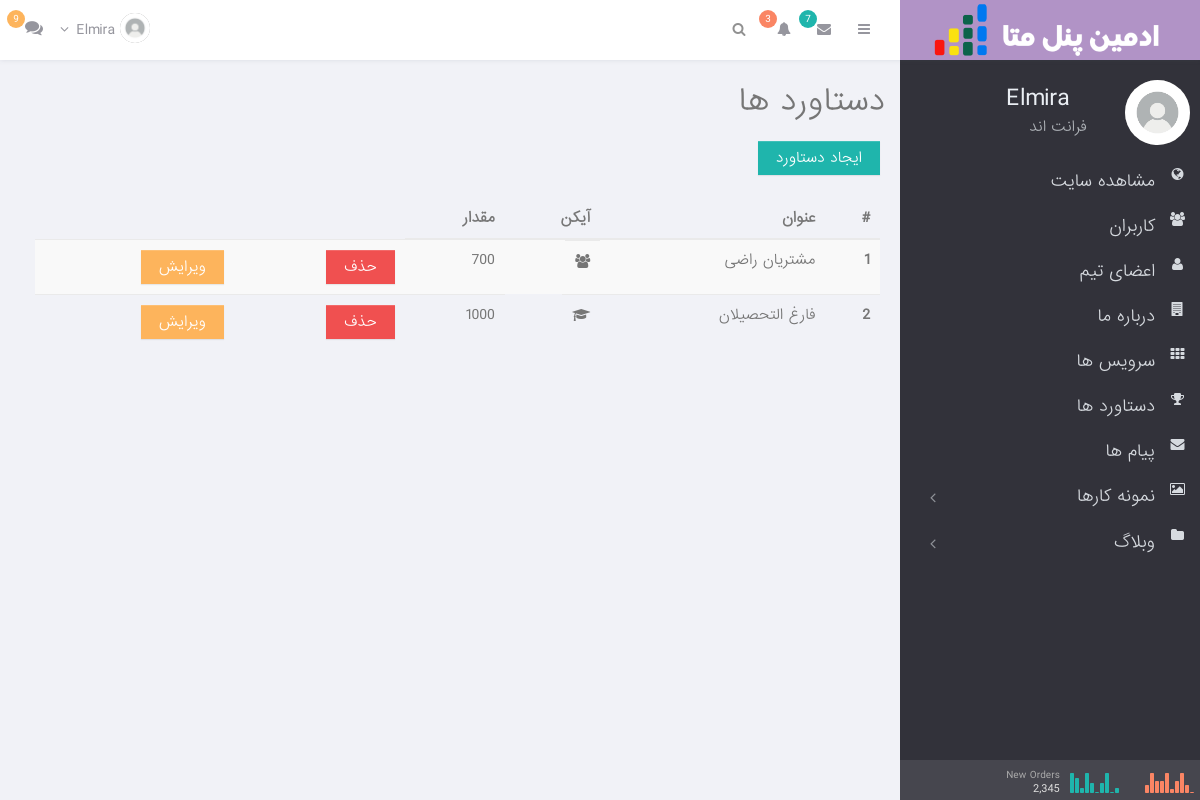
The app's page /dashboard/home/app/stats-section/list/ (signed in) with its own data.
### account/models.py (models this page shows, shortened)
class Member(AbstractBaseUser):
    full_name = models.CharField(max_length=200)
    phone_number = models.CharField(unique=True , max_length=11 , verbose_name="شماره تلفن" , null= True , blank= True)
    email = models.EmailField(unique=True)  # ایمیل به عنوان فیلد یکتا (ضروری برای ورود)
    avatar = models.ImageField(upload_to="avatar/" , blank=True , null=True , verbose_name='تصویر پروفایل')
    role = models.CharField(max_length=100,null= True , blank= True , verbose_name="نقش" )
    created = models.DateTimeField(null= True , blank= True , auto_now_add= True , verbose_name="تاریخ عضویت")
    is_active = models.BooleanField(default=True , verbose_name='آیا کاربر فعاله ؟')
    is_admin = models.BooleanField(default=False , verbose_name='آیا کاربر ادمین است ؟')
    is_superuser = models.BooleanField(default=False , verbose_name='آیا کاربر مدیر است ؟')
    USERNAME_FIELD = 'phone_number'
    REQUIRED_FIELDS = ['full_name','email']
    objects = UserManager()
    class Meta:
        verbose_name  = "کاربر"
        verbose_name_plural = "کاربران"

### home/models.py (models this page shows, shortened)
class StatsSection(models.Model):
    ICON_CHOICES = [
        ('globe','کره'),
        ('users','کاربران'),
        ('thumbs-up','لایک'),
        ('trophy','جام'),
        ('edit','ویرایش'),
        ('gift','جایزه'),
        ('graduation-cap','کلاه فارغ التحصیل'),
        ('code','کد'),
        ('bolt','صاعقه'),
    ]
    title = models.CharField(max_length=120 , verbose_name="عنوان آمار")
    icon = models.CharField(choices=ICON_CHOICES , default='globe' ,max_length=100, verbose_name="آیکن")
    value = models.PositiveIntegerField(verbose_name="مقدار")

### dashboard/views.py (the view)
# urls.py: path('stats-section/list/', views.StatsSectionListView.as_view(),name='stats_list'),
class StatsSectionListView(ListView):
    model = StatsSection
    template_name = 'home-dashboard/stats_list.html'
    context_object_name = 'statss'

### meta/context_processors.py (called while the page is built)
def static_path(request):
    return {"STATIC_PATH": settings.STATIC_URL}

### dashboard/templates/home-dashboard/stats_list.html (shortened to what this page needs)
{% extends 'dashboard-base.html' %}
 {% block title %}
    <h1 class="title">دستاورد ها</h1>
 {% endblock %}
{% block admin_content %}
<div style="direction: rtl; text-align: right; padding: 0 20px;">
<a href="{% url 'dashboard:stats_create' %}" class="btn btn-primary">ایجاد دستاورد </a>
<br>
<br>
  <table class="table table-dark table-striped text-right">
  <thead>
    <tr>
      <th scope="col">#</th>
      <th scope="col">عنوان</th>
      <th scope="col">آیکن</th>
      <th scope="col">مقدار</th>
    </tr>
  </thead>
  <tbody>
  {% for stats in statss %}
    <tr>
      <th scope="row">{{forloop.counter}}</th>
      <td>{{stats.title}}</td>
      <td class="fa fa-{{stats.icon}}"></td>
      <td>{{stats.value}}</td>
      <td><a class="btn btn-danger" href="{% url 'dashboard:stats_delete' stats.pk %}">حذف</a></td>
      <td><a  class="btn btn-warning" href="{% url 'dashboard:stats_update' stats.pk %}">ویرایش</a></td>
    </tr>
  {% endfor %}
  </tbody>
</table>
{% endblock %}

### templates/dashboard-base.html (shortened to what this page needs)
<!DOCTYPE html>
<html class=" ">
<head>
        <link href="{{ STATIC_PATH }}admin_pannel/plugins/pace/pace-theme-flash.css" rel="stylesheet" type="text/css" media="screen"/>
        <link href="{{ STATIC_PATH }}admin_pannel/plugins/bootstrap/css/bootstrap.min.css" rel="stylesheet" type="text/css"/>
        <link href="{{ STATIC_PATH }}admin_pannel/plugins/bootstrap/css/bootstrap-theme.min.css" rel="stylesheet" type="text/css"/>
        <link href="{{ STATIC_PATH }}admin_pannel/fonts/font-awesome/css/font-awesome.css" rel="stylesheet" type="text/css"/>
        <link href="{{ STATIC_PATH }}admin_pannel/css/animate.min.css" rel="stylesheet" type="text/css"/>
        <link href="{{ STATIC_PATH }}admin_pannel/plugins/perfect-scrollbar/perfect-scrollbar.css" rel="stylesheet" type="text/css"/>
        <link href="{{ STATIC_PATH }}admin_pannel/plugins/icheck/skins/minimal/white.css" rel="stylesheet" type="text/css" media="screen"/><link href="{{ STATIC_PATH }}admin_pannel/plugins/jvectormap/jquery-jvectormap-2.0.1.css" rel="stylesheet" type="text/css" media="screen"/>
        <link href="{{ STATIC_PATH }}admin_pannel/css/style.css" rel="stylesheet" type="text/css"/>
        <link href="{{ STATIC_PATH }}admin_pannel/css/responsive.css" rel="stylesheet" type="text/css"/>
    </head>
    <body class=" ">
        <div class='page-topbar '>
            <div class='logo-area'>
            </div>
            <div class='quick-area'>
                <div class='pull-left'>
                    <ul class="info-menu left-links list-inline list-unstyled">
                        <li class="sidebar-toggle-wrap">
                            <a href="#" data-toggle="sidebar" class="sidebar_toggle">
                                <i class="fa fa-bars"></i>
                            </a>
                        </li>
                        <li class="">
                            <a href="#" data-toggle="dropdown" class="toggle">
                                <i class="fa fa-envelope"></i>
                                <span class="badge badge-primary">7</span>
                            </a>
                        </li>
                        <li class="">
                            <a href="#" data-toggle="dropdown" class="toggle">
                                <i class="fa fa-bell"></i>
                                <span class="badge badge-orange">3</span>
                            </a>
                        </li>
                        <li class="hidden-sm hidden-xs searchform">
                            <div class="input-group">
                                <span class="input-group-addon input-focus">
                                    <i class="fa fa-search"></i>
                                </span>
                            </div>
                        </li>
                    </ul>
                </div>
                <div class='pull-right'>
  <ul class="info-menu right-links list-inline list-unstyled">
                        <li class="profile">
                            <a href="#" data-toggle="dropdown" class="toggle">
                                {% if request.user.avatar %}
                                    <img src="{{request.user.avatar.url }}" alt="user-image" class="img-circle img-inline">
                                {% else %}
                                    <img src="{{ STATIC_PATH }}images/defult_profile.jpg" alt="user-image" class="img-circle img-inline">
                                {% endif %}
                                <span>{{request.user.full_name}} <i class="fa fa-angle-down"></i></span>
                            </a>
                        </li>
                        <li class="chat-toggle-wrapper">
                            <a href="#" data-toggle="chatbar" class="toggle_chat">
                                <i class="fa fa-comments"></i>
                                <span class="badge badge-warning">9</span>
                            </a>
                        </li>
                    </ul>
                </div>
            </div>
        </div>
        <div class="page-container row-fluid">
            <div class="page-sidebar ">
                <div class="page-sidebar-wrapper" id="main-menu-wrapper">
                    <div class="profile-info row">
                        <div class="profile-image col-md-4 col-sm-4 col-xs-4">
                            <a href="">
                                {% if request.user.avatar %}
                                    <img src="{{request.user.avatar.url}}" class="img-responsive img-circle">
                                {% else %}
                                    <img src="{{ STATIC_PATH }}images/defult_profile.jpg" class="img-responsive img-circle">
                                {% endif %}
                            </a>
                        </div>
                        <div class="profile-details col-md-8 col-sm-8 col-xs-8">
                            <h3>
                                <a href="">{{request.user.full_name}}</a>
                                <span class="profile-status online"></span>
                            </h3>
                            {% if request.user.role %}
                                <p class="profile-title">{{request.user.role}}</p>
                            {% else %}
                                <p class="profile-title">نقش نامشخص است</p>
                            {% endif %}
                        </div>
                    </div>
                    <ul class='wraplist'>
                          <li class="">
                            <a href="{% url 'home:home' %}">
                                <i class="fa fa-globe fa-x2"></i>
                                <span class="title" > مشاهده سایت</span>
                            </a>
                        </li>
                     {% if request.user.is_superuser %}
                        <li class="">
                            <a href="{% url 'dashboard:user_list' %}">
                                <i class="fa fa-users"></i>
                                <span class="title">کاربران</span>
                            </a>
                        <li class="">
                            <a href="{% url 'dashboard:team_list' %}">
                                <i class="fa fa-user"></i>
                                <span class="title" >اعضای تیم </span>
                            </a>
                        </li>
                        {% endif %}
                        <li class="">
                            <a href="{% url 'dashboard:edit_about' %}">
                                <i class="fa fa-building"></i>
                                <span class="title">درباره ما</span>
                            </a>
                        </li>
                        <li class="">
                            <a href="{% url 'dashboard:service_list' %}">
                                <i class="fa fa-th"></i>
                                <span class="title" >سرویس ها</span>
                            </a>
                        </li>
                        <li class="">
                            <a href="{% url 'dashboard:stats_list' %}">
                                <i class="fa fa-trophy"></i>
                                <span class="title">دستاورد ها</span>
                            </a>
                        </li>
                        <li class="">
                            <a href="{% url 'dashboard:contact_list' %}">
                                <i class="fa fa-envelope"></i>
                                <span class="title">پیام ها</span>
                            </a>
                        </li>
                        <li class="">
                            <a href="javascript:;">
                                <i class="fa fa-image"></i>
                                <span class="title">نمونه کارها</span>
                                <span class="arrow "></span>
                            </a>
                        </li>
                        <li class="">
                            <a href="javascript:;">
                                <i class="fa fa-folder"></i>
                                <span class="title">وبلاگ</span>
                                <span class="arrow "></span>
                            </a>
                        </li>
                </div>
                <div class="project-info">
                    <div class="block1">
                        <div class="data">
                            <span class='title'>New&nbsp;Orders</span>
                            <span class='total'>2,345</span>
                        </div>
                        <div class="graph">
                            <span class="sidebar_orders">...</span>
                        </div>
                    </div>
                    <div class="block2">
                        <div class="graph">
                            <span class="sidebar_visitors">...</span>
                        </div>
                    </div>
                </div>
            </div>
            <section id="main-content" class=" ">
                <section class="wrapper" style='margin-top:60px;display:inline-block;width:100%;padding:15px 0 0 15px;'>
                    <div class='col-lg-12 col-md-12 col-sm-12 col-xs-12'>
                        <div class="page-title">
                            <div class="pull-left">
                                 {% block title %}
                                 {% endblock %}
                            </div>
                        </div>
                    </div>
                    <div class="clearfix"></div>
                    {% block admin_content %}
                    {% endblock %}
                </div>
    </body>
</html>

### records on screen
Member: user.full_name "Elmira", user.role "فرانت اند"
StatsSection: title "مشتریان راضی", value "700"
StatsSection: title "فارغ التحصیلان", value "1000"
